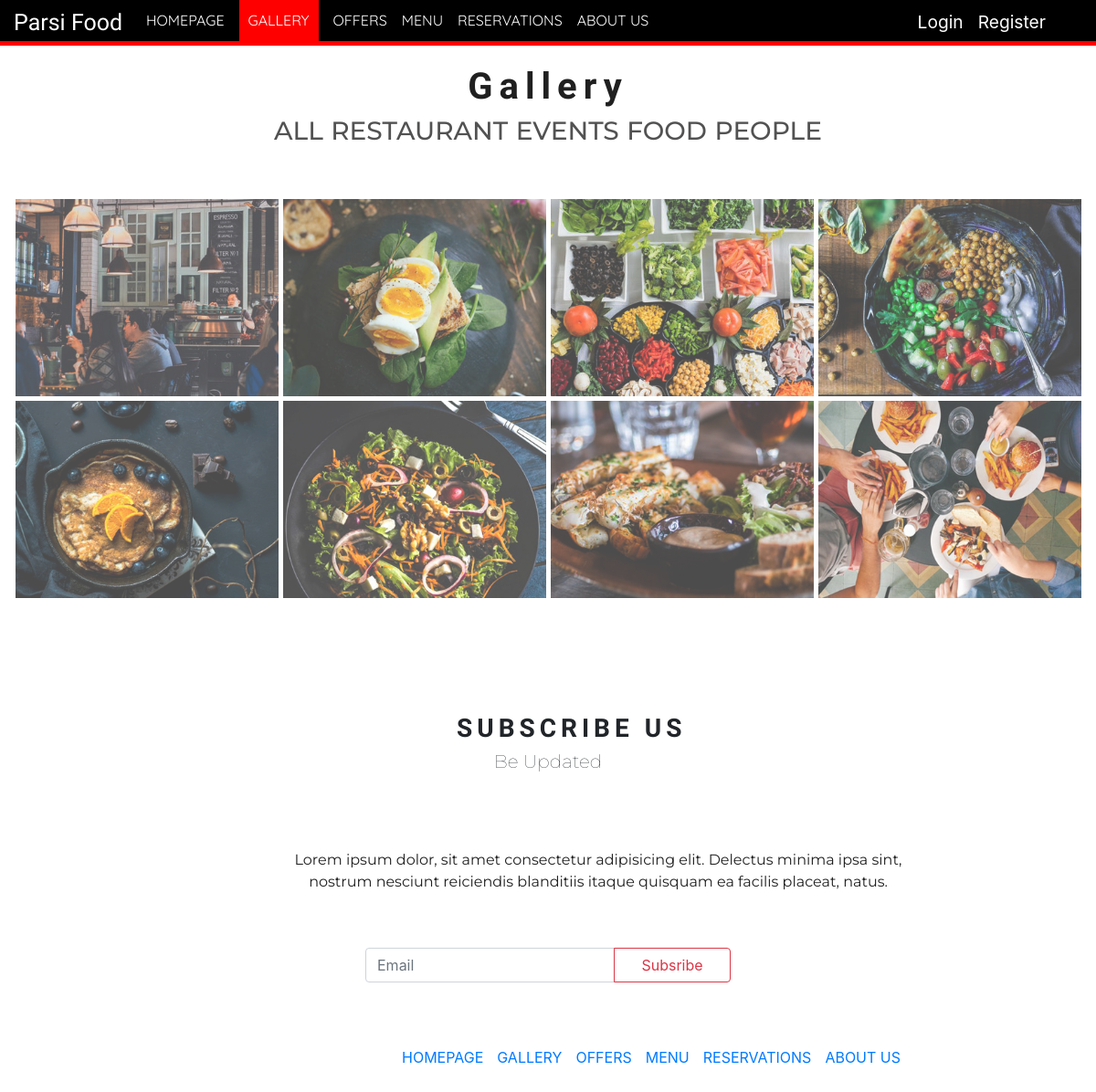
/gallery.php, run on the app's committed database.
### tables this page shows
CREATE TABLE `homepage` (
  `id` int(11) NOT NULL,
  `upperText` varchar(200) NOT NULL,
  `mainText` varchar(200) NOT NULL,
  `belowText` varchar(200) NOT NULL,
  `logo` varchar(200) NOT NULL
);

CREATE TABLE `pages` (
  `id` int(11) NOT NULL,
  `pageName` varchar(200) NOT NULL,
  `pageUrl` varchar(200) NOT NULL
);

CREATE TABLE `gallery` (
  `id` int(11) NOT NULL,
  `galleryPhotos` text NOT NULL,
  `photoAlt` varchar(200) NOT NULL
);

CREATE TABLE `footer` (
  `id` int(11) NOT NULL,
  `mainTitleText` varchar(200) NOT NULL,
  `subTitleText` varchar(200) NOT NULL,
  `paragraphText` varchar(200) NOT NULL
);

### gallery.php (the view, shortened to what this page needs)
<?php
include_once "includes/header.php";
$query  = "SELECT * FROM gallery";
$result = mysqli_query($connection,$query);
?>
    <div id="gallery">
        <h2 id="galleryTitle">Gallery</h2>
        <div class="listContainer">
            <div class="liContainer">
                <h3>All</h3>
            </div>
            <div class="liContainer">
                <h3>Restaurant</h3>
            </div>
            <div class="liContainer">
                <h3>Events</h3>
            </div>
            <div class="liContainer">
                <h3>Food</h3>
            </div>
            <div class="liContainer">
                <h3>People</h3>
            </div>
        </div>
    </div>
    <div class="photosShown">
        <div class="photos1">
            <?php
            while($row = mysqli_fetch_assoc($result)) {
                echo '<img class="fototGallery" src="../webie/photosArbnori/'.$row['galleryPhotos'].'" alt="'.$row['photoAlt'].'">';
            }
            ?>
        </div>
    </div>
<?php
include_once "includes/footer.php";
?>

### includes/header.php (shortened to what this page needs)
<?php
    $activePage = basename($_SERVER['PHP_SELF']);
?>
<!DOCTYPE html>
<html lang="en">
    <head>
       <link rel="stylesheet" href="./assets/style.css">
       <link rel="stylesheet" href="https://stackpath.bootstrapcdn.com/bootstrap/4.3.1/css/bootstrap.min.css"
>
       <link rel="stylesheet" href="https://cdnjs.cloudflare.com/ajax/libs/font-awesome/5.15.2/css/all.min.css">
    </head>
    <body>
        <?php
            include 'navbar.php'
        ?>

### includes/navbar.php (shortened to what this page needs)
<?php
    $firstname = null;
    include 'database.php';
?>
<header>
    <nav>
        <?php
            $query  = "SELECT logo FROM homepage";
            $result = mysqli_query($connection,$query);
            $logo = mysqli_fetch_row($result);
            echo '<h1>'.$logo[0].'</h1>';
        ?>
        <ul id="nav">
            <?php
                $query  = "SELECT * FROM pages";
                $result = mysqli_query($connection,$query);
                while($row = mysqli_fetch_assoc($result)){
                    $pages = $row['pageName'];
                    $url = $row['pageUrl'];
             ?>
            <li>
                <a class="<?php if($url === $activePage){?> homered <?php }?> " href="<?php echo $url ?>"> <?php echo $pages ?>
                </a>
            </li>
            <?php
            }
            ?>
        </ul>
        <?php if($firstname === null){ ?>
        <ul id="users">
            <li><a href="login.php" id="logins">Login</a></li>
            <li><a href="register.php">Register</a></li>
        </ul>
        <?php } ?>
    </nav>
</header>
        <div class="divider"></div>

### includes/footer.php (shortened to what this page needs)
<?php
    include_once 'includes/database.php';
    $query  = "SELECT * FROM footer";
    $result = mysqli_query($connection,$query);
    $row = mysqli_fetch_assoc($result);
    $mainText = $row['mainTitleText'];
    $subtTitle = $row['subTitleText'];
    $paragraphText = $row['paragraphText'];
?>
<footer id="footer">
            <h3><?php echo $mainText?></h3>
            <h5><?php echo $subtTitle?></h5>
            <p><?php echo $paragraphText?></p>
            <form method="post" action="subscribe.php" class="input-group mb-3 gridShow">
                <input type="email" name='email' class="form-control" placeholder="Email" aria-label="Recipient's email" aria-describedby="basic-addon2" required>
                <div class="input-group-append">
                    <button class="btn btn-outline-danger" type="submit" name='submit'>Subsribe</button>
                </div>
            </form>
            <ul>
                <?php
                $query  = "SELECT * FROM pages";
                $result = mysqli_query($connection,$query);
                while($row = mysqli_fetch_assoc($result)){
                    $pages = $row['pageName'];
                    $url = $row['pageUrl'];
                    echo '<li><a href="'.$url.'">'.$pages.'</a></li>';
                }
                ?>
            </ul>
        </footer>
    </body>
</html>

### assets/style.css (style rules this page uses)
body ,html { height: 100%; margin: 0; padding: 0; }
header { background: black; color: white; padding: 10px; height: 45px; }
header h1 { display: inline; font-family: 'Indie Flower', cursive; font-weight: 300; font-size: 25px; float: left; padding: 0 10px 5px 5px; margin-bottom: 5px; }
nav ul { display: inline; padding: 0px; float: left; }
nav ul li { display: inline-block; list-style-type: none; color: white; float: left; margin-left: 16px; }
nav ul li a { color: white; text-decoration: none; }
#nav { font-family: 'Quicksand', sans-serif; }
.homered { background-color: red; padding: 30px 10px 15px 10px; }
#users { float: right; margin-right: 45px; font-size: 1.2em; bottom: 5px; }
.divider { background-color: red; height: 5px; }
p { font-family: 'Montserrat', sans-serif; color: rgb(32, 32, 32); clear: both; text-align: start; margin-left: 10px; }
#gallery { width: cover; }
#galleryTitle { text-align: center; font-family: 'Vidaloka', serif; font-weight: bold; font-size: 40px; color: rgb(32, 32, 32); letter-spacing: 7px; }
.listContainer { width: 600px; display: flex; flex-wrap: wrap; justify-content:space-between; margin: 0 auto; }
.liContainer { float: left; padding: 0; height: cover; margin: 0; font-family: 'Montserrat', sans-serif; color: rgb(83, 82, 82); text-transform: uppercase; font-size: 18px; }
.photos1 { margin-top: 50px; display: flex; flex-wrap: wrap; justify-content: center; gap: 5px; }
.fototGallery { opacity: 0.7; width: 24%; justify-content: space-around; }
#footer { display: grid; grid-template-columns:repeat(12,1fr); grid-template-rows: repeat(12,1fr); }
#footer h3 { grid-area: 3/6/3/10; font-weight: bold; align-self: flex-end; letter-spacing: 5px; font-family: 'Vidaloka', serif; }
#footer h5 { grid-area: 4/6/4/8; font-weight: lighter; align-self: flex-start; text-align: center; font-family: 'Montserrat', sans-serif; }
#footer p { grid-area: 6/4/8/11; text-align: center; font-family: 'Montserrat', sans-serif; }
#footer .gridShow { grid-area: 8/5/8/9; }
.gridShow div button { height: 38px; width: 8em; }
#footer ul li { display: inline; justify-content: space-between; }
#footer ul li a { margin-right:15px; }
#footer ul { grid-area: 10/5/10/12; text-decoration: none; }

### data on the page
homepage: logo "Parsi Food"
pages: pageName "HOMEPAGE"
pages: pageName "GALLERY"
pages: pageName "OFFERS"
pages: pageName "MENU"
pages: pageName "RESERVATIONS"
pages: pageName "ABOUT US"
gallery: galleryPhotos (picture)
gallery: galleryPhotos (picture)
gallery: galleryPhotos (picture)
gallery: galleryPhotos (picture)
gallery: galleryPhotos (picture)
gallery: galleryPhotos (picture)
gallery: galleryPhotos (picture)
gallery: galleryPhotos (picture)
footer: mainTitleText "SUBSCRIBE US", subTitleText "Be Updated", paragraphText "Lorem ipsum dolor, sit amet consectetur adipisicing elit. Delectus minima ipsa sint, nostrum nesciunt reiciendis blanditiis itaque quisquam ea facilis placeat, natus."
